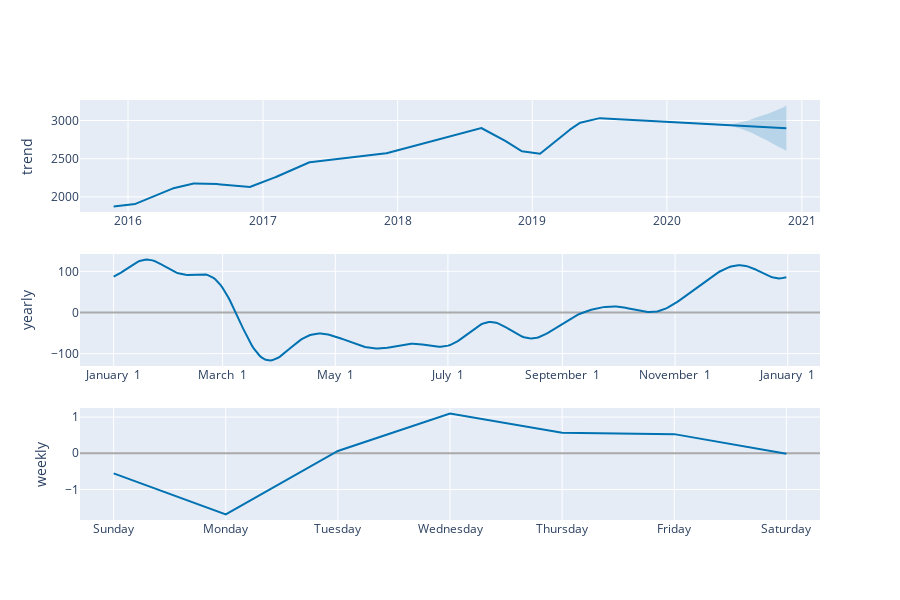

This figure's notebook cell:
### Code cell
plot_components_plotly(model,forecast)

### Figure 1 — Plotly figure (JSON) as saved in the notebook; plotly's stock layout.template omitted (floating-point values rounded to 4 significant figures; data arrays with more than 128 entries replaced by an {"elided": "..."} marker saying what was removed)
{"data": [{"line": {"color": "#0072B2", "width": 2}, "mode": "lines", "name": "trend", "type": "scatter", "x": {"elided": "1825 str values"}, "xaxis": "x", "y": {"elided": "1825 float values"}, "yaxis": "y"}, {"line": {"color": "rgba(0, 114, 178, 0.2)", "width": 0}, "mode": "lines", "name": "trend_upper", "type": "scatter", "x": {"elided": "1825 str values"}, "xaxis": "x", "y": {"elided": "1825 float values"}, "yaxis": "y"}, {"fill": "tonexty", "fillcolor": "rgba(0, 114, 178, 0.2)", "line": {"color": "rgba(0, 114, 178, 0.2)", "width": 0}, "mode": "lines", "name": "trend_lower", "type": "scatter", "x": {"elided": "1825 str values"}, "xaxis": "x", "y": {"elided": "1825 float values"}, "yaxis": "y"}, {"line": {"color": "#0072B2", "width": 2}, "mode": "lines", "name": "yearly", "type": "scatter", "x": {"elided": "365 str values"}, "xaxis": "x2", "y": {"elided": "365 float values"}, "yaxis": "y2"}, {"line": {"color": "#0072B2", "width": 2}, "mode": "lines", "name": "weekly", "type": "scatter", "x": ["2017-01-01T00:00:00.000000000", "2017-01-02T00:00:00.000000000", "2017-01-03T00:00:00.000000000", "2017-01-04T00:00:00.000000000", "2017-01-05T00:00:00.000000000", "2017-01-06T00:00:00.000000000", "2017-01-07T00:00:00.000000000"], "xaxis": "x3", "y": [-0.5545, -1.687, 0.06303, 1.095, 0.5678, 0.5288, -0.01389], "yaxis": "y3"}], "layout": {"height": 600, "showlegend": false, "width": 900, "xaxis": {"anchor": "y", "domain": [0, 1], "range": ["2015-08-23T19:12:00", "2021-02-19T04:48:00"], "type": "date"}, "xaxis2": {"anchor": "y2", "domain": [0, 1], "range": ["2016-12-13T18:54:02.958904", "2018-01-18T11:04:57.863013"], "tickformat": "%B %e", "type": "date"}, "xaxis3": {"anchor": "y3", "domain": [0, 1], "range": ["2016-12-31T16:48:00", "2017-01-07T07:12:00"], "tickformat": "%A", "type": "date"}, "yaxis": {"anchor": "x", "domain": [0.7333, 1], "rangemode": "normal", "title": {"text": "trend"}, "zerolinecolor": "#AAA"}, "yaxis2": {"anchor": "x2", "domain": [0.3667, 0.6333], "title": {"text": "yearly"}, "zerolinecolor": "#AAA"}, "yaxis3": {"anchor": "x3", "domain": [0, 0.2667], "title": {"text": "weekly"}, "zerolinecolor": "#AAA"}}}
